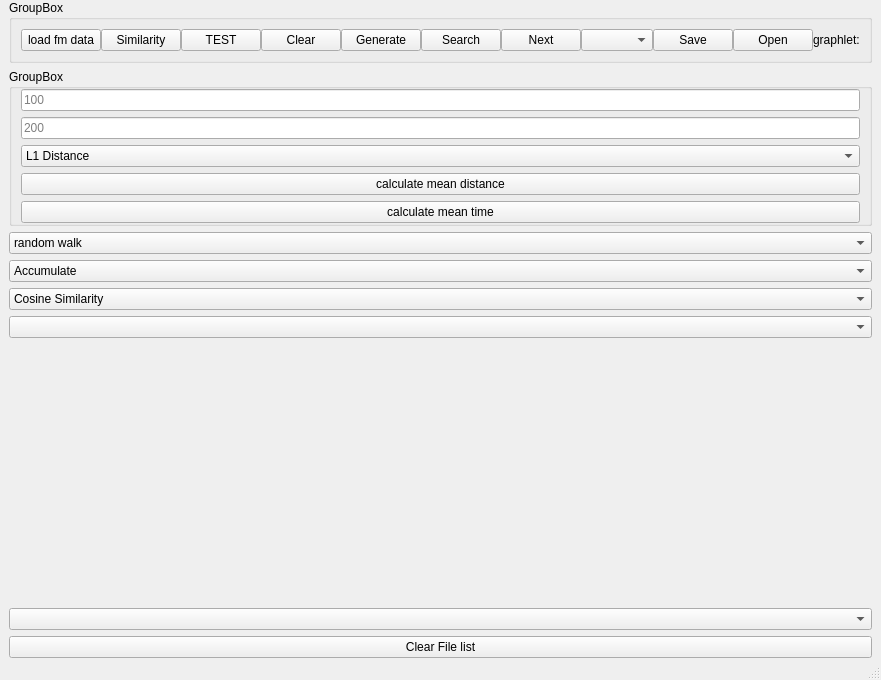
<?xml version="1.0" encoding="UTF-8"?>
<ui version="4.0">
 <class>MainWindow</class>
 <widget class="QMainWindow" name="MainWindow">
  <property name="geometry">
   <rect>
    <x>0</x>
    <y>0</y>
    <width>848</width>
    <height>680</height>
   </rect>
  </property>
  <property name="windowTitle">
   <string>MainWindow</string>
  </property>
  <widget class="QWidget" name="centralwidget">
   <layout class="QVBoxLayout" name="verticalLayout" stretch="0,0,0,0,0,0,20,0,0">
    <property name="topMargin">
     <number>0</number>
    </property>
    <property name="bottomMargin">
     <number>0</number>
    </property>
    <item>
     <widget class="QGroupBox" name="groupBox">
      <property name="title">
       <string>GroupBox</string>
      </property>
      <layout class="QHBoxLayout" name="horizontalLayout_2">
       <property name="spacing">
        <number>0</number>
       </property>
       <item>
        <widget class="QPushButton" name="btnLoadFmData">
         <property name="text">
          <string>load fm data</string>
         </property>
        </widget>
       </item>
       <item>
        <widget class="QPushButton" name="btnSim">
         <property name="text">
          <string>Similarity</string>
         </property>
        </widget>
       </item>
       <item>
        <widget class="QPushButton" name="btnGFD">
         <property name="text">
          <string>TEST</string>
         </property>
        </widget>
       </item>
       <item>
        <widget class="QPushButton" name="btnClear">
         <property name="text">
          <string>Clear</string>
         </property>
        </widget>
       </item>
       <item>
        <widget class="QPushButton" name="btnGen">
         <property name="text">
          <string>Generate</string>
         </property>
        </widget>
       </item>
       <item>
        <widget class="QPushButton" name="btnCalculate">
         <property name="text">
          <string>Search</string>
         </property>
        </widget>
       </item>
       <item>
        <widget class="QPushButton" name="btnNext">
         <property name="text">
          <string>Next</string>
         </property>
        </widget>
       </item>
       <item>
        <widget class="QComboBox" name="comboBox"/>
       </item>
       <item>
        <widget class="QPushButton" name="btnSave">
         <property name="text">
          <string>Save</string>
         </property>
        </widget>
       </item>
       <item>
        <widget class="QPushButton" name="btnOpen">
         <property name="text">
          <string>Open</string>
         </property>
        </widget>
       </item>
       <item>
        <widget class="QLabel" name="graphletId">
         <property name="text">
          <string>graphlet:</string>
         </property>
        </widget>
       </item>
      </layout>
     </widget>
    </item>
    <item>
     <widget class="QGroupBox" name="groupBox_2">
      <property name="title">
       <string>GroupBox</string>
      </property>
      <layout class="QVBoxLayout" name="verticalLayout_2">
       <property name="topMargin">
        <number>0</number>
       </property>
       <property name="bottomMargin">
        <number>0</number>
       </property>
       <item>
        <widget class="QLineEdit" name="nodeNumEdit">
         <property name="placeholderText">
          <string>100</string>
         </property>
        </widget>
       </item>
       <item>
        <widget class="QLineEdit" name="edgeNumEdit">
         <property name="placeholderText">
          <string>200</string>
         </property>
        </widget>
       </item>
       <item>
        <widget class="QComboBox" name="cbxDistMeasure">
         <item>
          <property name="text">
           <string>L1 Distance</string>
          </property>
         </item>
         <item>
          <property name="text">
           <string>L2 Distance</string>
          </property>
         </item>
         <item>
          <property name="text">
           <string>Cosine</string>
          </property>
         </item>
        </widget>
       </item>
       <item>
        <widget class="QPushButton" name="btnCalcMeanDist">
         <property name="text">
          <string>calculate mean distance</string>
         </property>
        </widget>
       </item>
       <item>
        <widget class="QPushButton" name="btnCalcMeanTime">
         <property name="text">
          <string>calculate mean time</string>
         </property>
        </widget>
       </item>
      </layout>
     </widget>
    </item>
    <item>
     <widget class="QComboBox" name="cbxRwFlag">
      <item>
       <property name="text">
        <string>random walk</string>
       </property>
      </item>
      <item>
       <property name="text">
        <string>enumerate</string>
       </property>
      </item>
     </widget>
    </item>
    <item>
     <widget class="QComboBox" name="cbxGFDCalc">
      <item>
       <property name="text">
        <string>Accumulate</string>
       </property>
      </item>
      <item>
       <property name="text">
        <string>Concatenate</string>
       </property>
      </item>
     </widget>
    </item>
    <item>
     <widget class="QComboBox" name="cbxKernel">
      <item>
       <property name="text">
        <string>Cosine Similarity</string>
       </property>
      </item>
      <item>
       <property name="text">
        <string>RBF</string>
       </property>
      </item>
      <item>
       <property name="text">
        <string>Laplacian</string>
       </property>
      </item>
     </widget>
    </item>
    <item>
     <widget class="QComboBox" name="cbxRange"/>
    </item>
    <item>
     <widget class="QWidget" name="container" native="true">
      <layout class="QHBoxLayout" name="horizontalLayout">
       <property name="leftMargin">
        <number>0</number>
       </property>
       <property name="topMargin">
        <number>0</number>
       </property>
       <property name="rightMargin">
        <number>0</number>
       </property>
       <property name="bottomMargin">
        <number>0</number>
       </property>
       <item>
        <widget class="Widget" name="m_widget_0" native="true"/>
       </item>
       <item>
        <widget class="Widget" name="m_widget_1" native="true"/>
       </item>
      </layout>
     </widget>
    </item>
    <item>
     <widget class="QComboBox" name="fileListBox"/>
    </item>
    <item>
     <widget class="QPushButton" name="btnClearFileList">
      <property name="text">
       <string>Clear File list</string>
      </property>
     </widget>
    </item>
   </layout>
  </widget>
  <widget class="QMenuBar" name="menubar">
   <property name="geometry">
    <rect>
     <x>0</x>
     <y>0</y>
     <width>848</width>
     <height>22</height>
    </rect>
   </property>
  </widget>
  <widget class="QStatusBar" name="statusbar"/>
 </widget>
 <customwidgets>
  <customwidget>
   <class>Widget</class>
   <extends>QWidget</extends>
   <header location="global">widget.h</header>
   <container>1</container>
  </customwidget>
 </customwidgets>
 <resources/>
 <connections/>
</ui>
